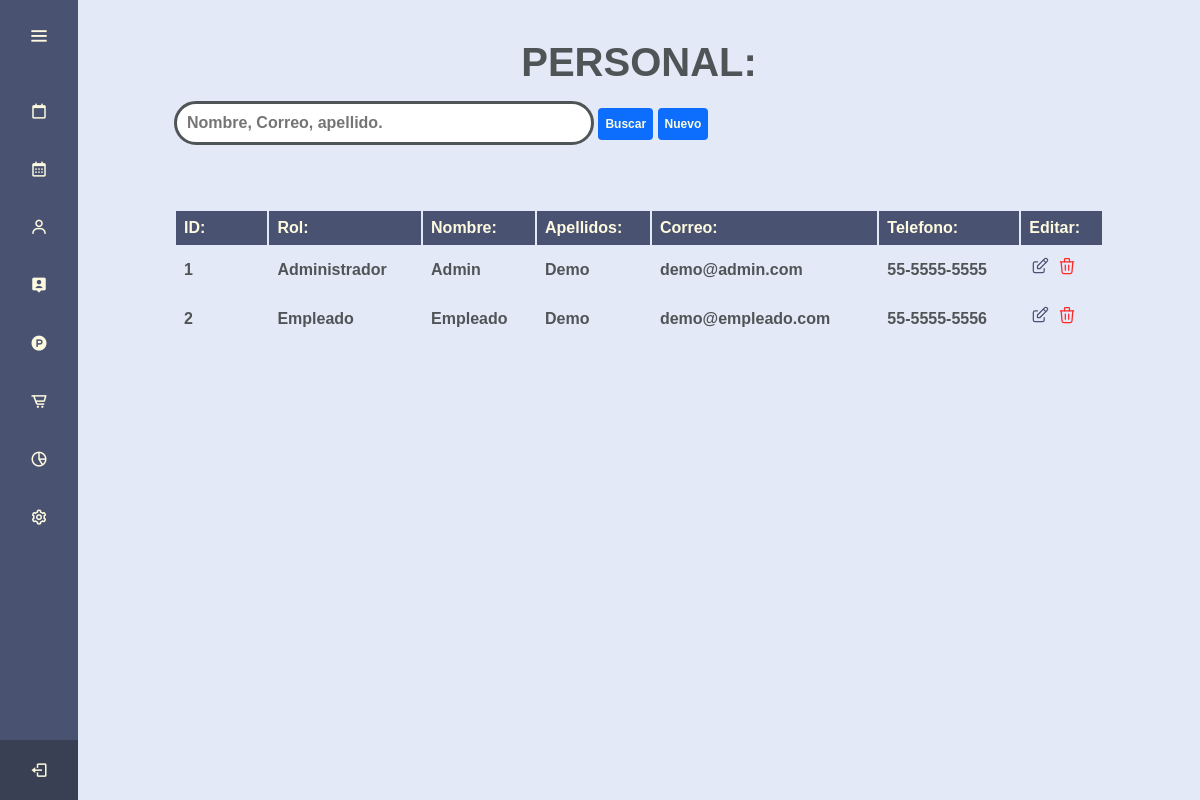
The app's page /views/shop/admin.php?action=personal (signed in) with its own data.
### tables this page shows
create table usuarios(
    iduser int not null auto_increment,
    id_rol  INT not null,
    nombre varchar(50) not null,
    apellidos varchar(80) not null,
    correo varchar(50) not null UNIQUE ,
    passwd varchar(255) not null,
    telefono varchar(50) not null UNIQUE ,
    PRIMARY KEY (iduser),
    FOREIGN KEY (id_rol) REFERENCES rol(id_rol)
)DEFAULT;

create table rol(
    id_rol int not null auto_increment,
    rol varchar(20) not null,
    primary key (id_rol)
)DEFAULT;

### modulos/personal.php (the view, shortened to what this page needs)
<?php
$buscar = $_POST["buscar"];
?>
<div class="contenedor">
    <div class="iniciar">
        <h2 class="animate__animated animate__fadeInUp">PERSONAL:</h2>
    </div>
    <div class="columnas">
        <div class="col1 animate__animated animate__zoomIn">
            <form action="admin.php?action=personal" method="post">
                <input class="inp animate__animated animate__zoomIn" type="search" name="buscar" placeholder="Nombre, Correo, apellido." required>
                <input class="btnn btn-primary botonhh" type="submit" value="Buscar">
                <a href="admin.php?action=registropersonal" class="btnn btn-primary botonhh">Nuevo</a>
            </form>
        </div>
    </div>
</div>
<main class="container animate__animated animate__zoomIn">
    <div class="contenedor">
        <div class="">
            <div class="tabla">
                <table class="table">
                    <thead>
                        <tr>
                            <th class="th-10">ID:</th>
                            <th colspan="2">Rol:</th>
                            <th colspan="2">Nombre:</th>
                            <th colspan="2">Apellidos:</th>
                            <th colspan="1">Correo:</th>
                            <th colspan="1">Telefono:</th>
                            <th colspan="1">Editar:</th>
                        </tr>
                    </thead>
                    <tbody>
                        <?php
                        $query = "SELECT a.iduser,b.id_rol,a.id_rol,a.nombre,a.apellidos,a.correo,a.telefono, b.rol FROM rol b INNER JOIN usuarios a ON a.id_rol=b.id_rol WHERE( a.id_rol=1 OR a.id_rol=3)";
                        $consulta = mysqli_query($connect, $query);
                        if ($buscar == NULL) {
                            while ($row = mysqli_fetch_array($consulta)) {
                        ?>
                                <tr>
                                    <td colspan="1"><?php $iduser = $row['iduser'];
                                                    echo $row['iduser']; ?></td>
                                    <td colspan="2"><?php echo $row['rol']; ?></td>
                                    <td colspan="2"><?php echo $row['nombre'] ?></td>
                                    <td colspan="2"><?php echo $row['apellidos'] ?></td>
                                    <td colspan="1"><?php echo $row['correo'] ?></td>
                                    <td colspan="1"><?php echo $row['telefono'] ?></td>
                                    <td colspan="1">
                                        <?php
                                        $link = "../shop/admin.php?action=editpersonal&id=" . $row['iduser'];
                                        $link2 = "../shop/admin.php?action=modal&eliminar=modal&eliminar=personal&id=" . $row['iduser'];
                                        ?>
                                        <a href="<?php echo $link ?>" class="btn" onlick="">
                                        </a>
                                        <a href="<?php echo $link2 ?>" class="btn" >
                                        </a>
                                    </td>
                                <tr>
                                <?php
                            }
                        }
                            ?>
                    </tbody>
                </table>
            </div>
        </div>
    </div>
</main>

### css/admin.css (style rules this page uses)
:root { --letra-titulos: "Oswald", sans-serif; --letra-parrafos: "Montserrat", sans-serif; --color-header: #495371; --color-pheader: #fefae0; --color-titulos: #4f5556; --color-contacto: #3b6a71; --color-foot: #394053; --fn: "Seleccionar Archivo"; }
* { margin: 0; padding: 0; box-sizing: border-box; font-family: "Poppins", sans-serif; }
main { display: flex; align-items: center; justify-content: center; }
html { height: 100vh !important; position: relative; }
body { margin: 0; margin-bottom: 40px; max-height: 100%; }
@media (max-width: 1400px) { html { height: 80vh !important; position: static; } }
@media (max-width: 1400px) { body { max-height: 100%; } }
.inp { border-radius: 30px; border: 3px solid; width: 35vw; padding: 10px; color: var(--color-titulos); font-weight: 600; font-size: 16px; }
input { padding-bottom: 10px; }
.contenedor { width: 100%; padding-right: 6rem; padding-left: 6rem; margin-right: auto; margin-left: auto; }
h2 { font-family: var(--letra-parrafos); font-weight: 600; font-size: 40px; color: var(--color-titulos); text-align: center; }
.btn-primary { background-color: #0d6efd; border-color: #0d6efd; }
.botonhh { font-family: var(--letra-parrafos); font-weight: 600; font-size: 12px; color: var(--color-pheader); border-radius: 3; padding: 6px; }
.btn { display: inline-block; line-height: 1.5; text-align: center; text-decoration: none; vertical-align: middle; user-select: none; border: 1px solid transparent; border-radius: 0.25rem; transition: color 0.15s ease-in-out, background-color 0.15s ease-in-out, border-color 0.15s ease-in-out, box-shadow 0.15s ease-in-out; }
.btnn { display: inline-block; line-height: 1.5; text-align: center; text-decoration: none; vertical-align: middle; user-select: none; border: 1px solid transparent; border-radius: 0.25rem; transition: color 0.15s ease-in-out, background-color 0.15s ease-in-out, border-color 0.15s ease-in-out, box-shadow 0.15s ease-in-out; }
.table > :not(caption) > * > * { padding: 0.5rem 0.5rem; background-color: var(--bs-table-bg); border-bottom-width: 1px; box-shadow: inset 0 0 0 9999px var(--bs-table-accent-bg); }
th { display: table-cell; vertical-align: inherit; font-weight: bold; text-align: -internal-center; }
th { display: table-cell; vertical-align: inherit; font-weight: bold; text-align: -internal-center; text-align: left; }
.th-10 { width: 10%; }
.table { --bs-table-bg: transparent; --bs-table-accent-bg: transparent; --bs-table-striped-color: #212529; --bs-table-striped-bg: rgba(0, 0, 0, 0.05); --bs-table-active-color: #212529; --bs-table-active-bg: rgba(0, 0, 0, 0.1); --bs-table-hover-color: #212529; --bs-table-hover-bg: rgba(0, 0, 0, 0.075); width: 100%; margin-bottom: 2rem; color: #212529; vertical-align: top; border-color: #dee2e6; padding-top: 1rem; }
thead { border-bottom: 2px solid rgba(30, 27, 27, 0); background-color: var(--color-header); }
thead > tr > th { color: var(--color-pheader); }
td { color: var(--color-titulos); font-weight: 600; font-size: 16px; }
.columnas { display: inline-block; justify-content: center; width: 80vw; padding-bottom: 2rem; }
form { padding-top: 1rem; padding-bottom: 1rem; }

### records on screen
usuarios: iduser "1", id_rol.rol "Administrador", nombre "Admin", apellidos "Demo", correo "demo@admin.com", telefono "55-5555-5555"
usuarios: iduser "2", id_rol.rol "Empleado", nombre "Empleado", apellidos "Demo", correo "demo@empleado.com", telefono "55-5555-5556"
